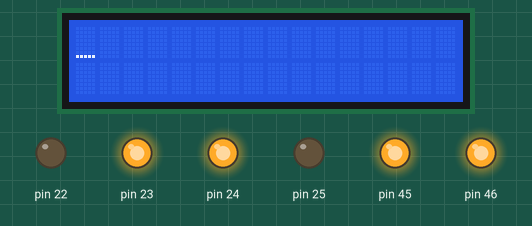
Recording of a sketch running on a simulated Arduino Mega 2560, built with avr-gcc and run on an emulated ATmega2560. Parts: 16×2 character LCD, output pins drawn as LEDs (lit = HIGH). Wiring (inferred from the names in the program): character LCD (HD44780): RS pin 37; R/W pin 36; E pin 35; data pin 33, pin 32, pin 31, pin 30. Pins used as bus, display or sensor lines are not drawn.

Above: at 0.3 s.
At 1.3 s:
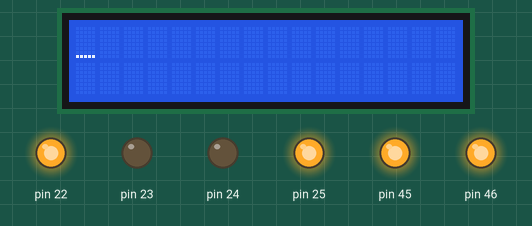
At 2.3 s:
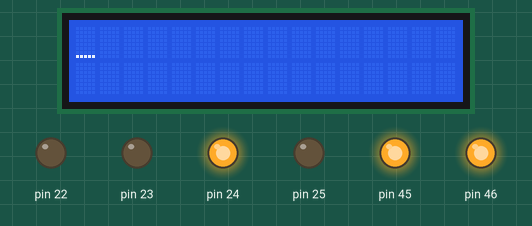
At 3.3 s:
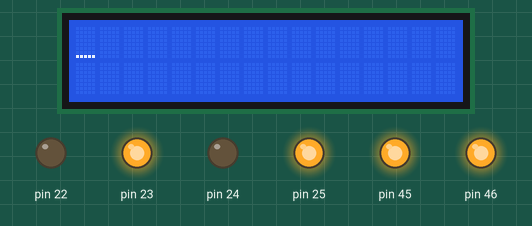
At 4.8 s:
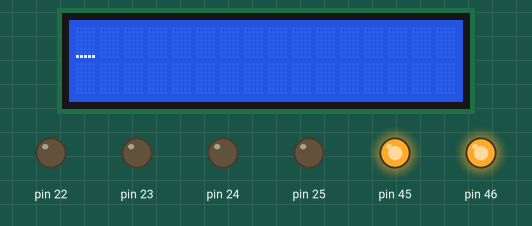
Timing chart, 0 to 5.3 s (numbered marks = the images above):
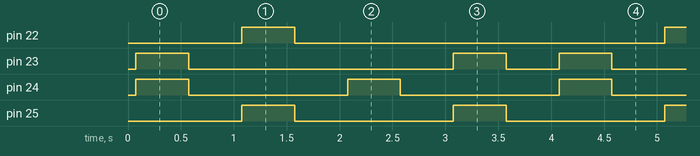

Measured:
- by itself, pin 22: alternates HIGH for 0.50 s and LOW for 3.5 s
- by itself, pin 23: repeats every 4.0 s: LOW 2.5 s, HIGH 0.50 s, LOW 0.50 s, HIGH 0.50 s
- by itself, pin 24, pin 25: alternates HIGH for 0.50 s and LOW for 1.5 s

The sketch:

MPU6050_gyro_simple_xbee.ino
```cpp
#include <Wire.h>
#include <MPU6050.h>
#include "lcd.c"
#define F_CPU 14745600
#include<avr/io.h>
#include<avr/interrupt.h>
#include<util/delay.h>
#include<math.h>
unsigned char data1,data2,data3;
MPU6050 mpu;

void setup()
{
  //Initialise USART0 for Xbee
 UCSR0B = 0x00; //disable while setting baud rate
 UCSR0A = 0x00;
 UCSR0C = 0x06;
 UBRR0L = 0x5F; // 14745600 Hzset baud rate lo
 UBRR0H = 0x00; //set baud rate hi
 UCSR0B = 0x98;

  //Initialise LCD
 DDRC = DDRC | 0xF7; //all the LCD pin's direction set as output
 PORTC = PORTC & 0x80; // all the LCD pins are set to logic 0 except PORTC 7
 lcd_set_4bit();
 lcd_init();

 //Initialise Motor
 DDRA = DDRA | 0x0F;
 PORTA = PORTA & 0xF0;
 DDRL = DDRL | 0x18;   //Setting PL3 and PL4 pins as output for PWM generation
 PORTL = PORTL | 0x18; //PL3 and PL4 pins are for velocity control using PWM.

}
void motion_set (unsigned char Direction)
{
 unsigned char PortARestore = 0;

 Direction &= 0x0F;     // removing upper nibbel for the protection
 PortARestore = PORTA;    // reading the PORTA original status
 PortARestore &= 0xF0;    // making lower direction nibbel to 0
 PortARestore |= Direction; // adding lower nibbel for forward command and restoring the PORTA status
 PORTA = PortARestore;    // executing the command
}

void forward (void)
{
  motion_set (0x06);
}
void right (void)
{
  motion_set(0x0A);
  }
  void left(void)
  {
  motion_set(0x04);
  }
void stop1 (void)
{
  motion_set (0x00);
}
void reverse(void)
{
  motion_set(0x09);
}
void loop()
{
//Accel();
forward();
//Accel();
delay(500);
stop1();
//Accel();
delay(500);
reverse();
//Accel();
delay(500);
stop1();
//Accel();
delay(500);
left();
//Accel();
delay(500);
stop1();
//Accel();
delay(500);
right();
//Accel();
delay(500);
stop1();
//Accel();
delay(500);


}

ISR(USART0_RX_vect)     // ISR for receive complete interrupt
{
  UDR0=data1;
  delay(200);
  UDR0=data2;
  delay(200);
  UDR0=data3;
  delay(200);

}
```

lcd.c
```cpp
#include <avr/io.h>
#include <avr/delay.h>
#include <util/delay.h>

#define RS 0
#define RW 1
#define EN 2
#define lcd_port PORTC

#define sbit(reg,bit)	reg |= (1<<bit)
#define cbit(reg,bit)	reg &= ~(1<<bit)

void init_ports();
void lcd_reset_4bit();
void lcd_init();
void lcd_wr_command(unsigned char);
void lcd_wr_char(char);
void lcd_home();
void lcd_cursor(char, char);
void lcd_print(char, char, unsigned int, int);
void lcd_string(char*);

unsigned int temp;
unsigned int unit;
unsigned int tens;
unsigned int hundred;
unsigned int thousand;
unsigned int million;

int i;


//Function to Reset LCD
void lcd_set_4bit()
{
	_delay_ms(1);

	cbit(lcd_port,RS);				//RS=0 --- Command Input
	cbit(lcd_port,RW);				//RW=0 --- Writing to LCD
	lcd_port = 0x30;				//Sending 3 in the upper nibble
	sbit(lcd_port,EN);				//Set Enable Pin
	_delay_ms(5);					//delay
	cbit(lcd_port,EN);				//Clear Enable Pin

	_delay_ms(1);

	cbit(lcd_port,RS);				//RS=0 --- Command Input
	cbit(lcd_port,RW);				//RW=0 --- Writing to LCD
	lcd_port = 0x30;				//Sending 3 in the upper nibble
	sbit(lcd_port,EN);				//Set Enable Pin
	_delay_ms(5);					//delay
	cbit(lcd_port,EN);				//Clear Enable Pin

	_delay_ms(1);

	cbit(lcd_port,RS);				//RS=0 --- Command Input
	cbit(lcd_port,RW);				//RW=0 --- Writing to LCD
	lcd_port = 0x30;				//Sending 3 in the upper nibble
	sbit(lcd_port,EN);				//Set Enable Pin
	_delay_ms(5);					//delay
	cbit(lcd_port,EN);				//Clear Enable Pin

	_delay_ms(1);

	cbit(lcd_port,RS);				//RS=0 --- Command Input
	cbit(lcd_port,RW);				//RW=0 --- Writing to LCD
	lcd_port = 0x20;				//Sending 2 in the upper nibble to initialize LCD 4-bit mode
	sbit(lcd_port,EN);				//Set Enable Pin
	_delay_ms(5);					//delay
	cbit(lcd_port,EN);				//Clear Enable Pin
}

//Function to Initialize LCD
void lcd_init()
{
	_delay_ms(1);

	lcd_wr_command(0x28); //4-bit mode and 5x8 dot character font
	lcd_wr_command(0x01); //Clear LCD display
	lcd_wr_command(0x06); //Auto increment cursor position
	lcd_wr_command(0x0E); //Turn on LCD and cursor
	lcd_wr_command(0x80); //Set cursor position
}


//Function to write command on LCD
void lcd_wr_command(unsigned char cmd)
{
	unsigned char temp;
	temp = cmd;
	temp = temp & 0xF0;
	lcd_port &= 0x0F;
	lcd_port |= temp;
	cbit(lcd_port,RS);
	cbit(lcd_port,RW);
	sbit(lcd_port,EN);
	_delay_ms(5);
	cbit(lcd_port,EN);

	cmd = cmd & 0x0F;
	cmd = cmd<<4;
	lcd_port &= 0x0F;
	lcd_port |= cmd;
	cbit(lcd_port,RS);
	cbit(lcd_port,RW);
	sbit(lcd_port,EN);
	_delay_ms(5);
	cbit(lcd_port,EN);
}

//Function to write data on LCD
void lcd_wr_char(char letter)
{
	char temp;
	temp = letter;
	temp = (temp & 0xF0);
	lcd_port &= 0x0F;
	lcd_port |= temp;
	sbit(lcd_port,RS);
	cbit(lcd_port,RW);
	sbit(lcd_port,EN);
	_delay_ms(5);
	cbit(lcd_port,EN);

	letter = letter & 0x0F;
	letter = letter<<4;
	lcd_port &= 0x0F;
	lcd_port |= letter;
	sbit(lcd_port,RS);
	cbit(lcd_port,RW);
	sbit(lcd_port,EN);
	_delay_ms(5);
	cbit(lcd_port,EN);
}


void lcd_home()
{
	lcd_wr_command(0x80);
}


//Function to Print String on LCD
void lcd_string(char *str)
{
	while(*str != '\0')
	{
		lcd_wr_char(*str);
		str++;
	}
}

//Position the LCD cursor at "row", "column"

void lcd_cursor (char row, char column)
{
	switch (row) {
		case 1: lcd_wr_command (0x80 + column - 1); break;
		case 2: lcd_wr_command (0xc0 + column - 1); break;
		case 3: lcd_wr_command (0x94 + column - 1); break;
		case 4: lcd_wr_command (0xd4 + column - 1); break;
		default: break;
	}
}

//Function to print any input value up to the desired digit on LCD
void lcd_print (char row, char coloumn, unsigned int value, int digits)
{
	unsigned char flag=0;
	if(row==0||coloumn==0)
	{
		lcd_home();
	}
	else
	{
		lcd_cursor(row,coloumn);
	}
	if(digits==5 || flag==1)
	{
		million=value/10000+48;
		lcd_wr_char(million);
		flag=1;
	}
	if(digits==4 || flag==1)
	{
		temp = value/1000;
		thousand = temp%10 + 48;
		lcd_wr_char(thousand);
		flag=1;
	}
	if(digits==3 || flag==1)
	{
		temp = value/100;
		hundred = temp%10 + 48;
		lcd_wr_char(hundred);
		flag=1;
	}
	if(digits==2 || flag==1)
	{
		temp = value/10;
		tens = temp%10 + 48;
		lcd_wr_char(tens);
		flag=1;
	}
	if(digits==1 || flag==1)
	{
		unit = value%10 + 48;
		lcd_wr_char(unit);
	}
	if(digits>5)
	{
		lcd_wr_char('E');
	}
}
```
